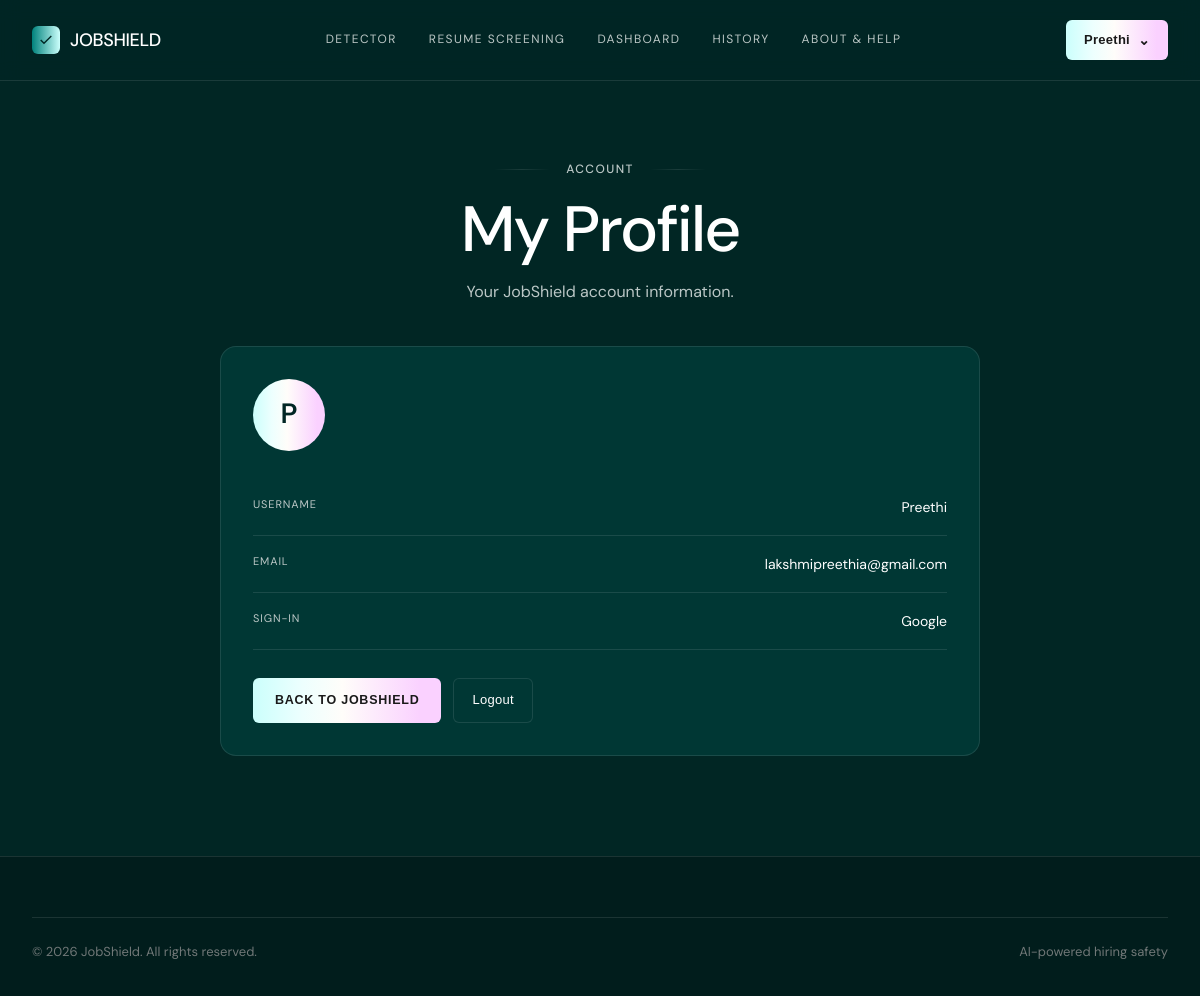
Screenshot of /profile (signed in) with the database file from the repository.
### models.py (models this page shows, shortened)
class User(UserMixin, db.Model):
    __tablename__ = "users"
    id = db.Column(db.Integer, primary_key=True)
    email = db.Column(db.String(255), unique=True, nullable=False, index=True)
    username = db.Column(db.String(80), unique=True, nullable=True, index=True)
    password_hash = db.Column(db.String(255), nullable=True)
    google_id = db.Column(db.String(255), unique=True, nullable=True, index=True)
    needs_username = db.Column(db.Boolean, default=False, nullable=False)
    is_admin = db.Column(db.Boolean, default=False, nullable=False)
    created_at = db.Column(db.DateTime, default=datetime.utcnow, nullable=False)
    scans = db.relationship("Scan", backref="user", lazy=True, cascade="all, delete-orphan")

### app.py (the view)
@app.route("/profile")
@login_required
def profile():
    return render_template("profile.html", title="My Profile", active="profile")

### models.py (called while the page is built)
@login_manager.user_loader
def load_user(user_id):
    try:
        return db.session.get(User, int(user_id))
    except (TypeError, ValueError):
        return None

### templates/profile.html
{% extends "base.html" %}
{% block content %}
<main class="page">
  <div class="wrap">
    <div class="page-head">
      <div class="eyebrow">Account</div>
      <h1>My Profile</h1>
      <p>Your JobShield account information.</p>
    </div>
    <section class="panel profile-panel">
      <div class="profile-avatar">{{ (current_user.username or current_user.email[:1])[:1]|upper }}</div>
      <div class="profile-details">
        <div class="profile-row">
          <span class="profile-label">Username</span>
          <span>{{ current_user.username or 'Not set' }}</span>
        </div>
        <div class="profile-row">
          <span class="profile-label">Email</span>
          <span>{{ current_user.email }}</span>
        </div>
        <div class="profile-row">
          <span class="profile-label">Sign-in</span>
          <span>{{ 'Google' if current_user.google_id else 'Email & Password' }}</span>
        </div>
      </div>
      <div class="profile-actions">
        <a class="btn btn-primary" href="{{ url_for('main.home') }}">Back to JobShield</a>
        <a class="btn btn-nav" href="{{ url_for('auth.logout') }}">Logout</a>
      </div>
    </section>
  </div>
</main>
{% endblock %}

### templates/base.html (shortened to what this page needs)
<!doctype html>
<html lang="en">
<head>
  <link rel="stylesheet" href="{{ url_for('static', filename='css/style.css') }}">
</head>
<body>
<header class="nav">
  <div class="wrap">
    <a href="/" class="logo"><span class="mark"><svg viewBox="0 0 24 24" fill="none" stroke="#012624" stroke-width="2"><path d="M4 12l5 5L20 6"/></svg></span>JOBSHIELD</a>
    <nav class="links">
      <a href="/detector" class="{{ 'active' if active=='detector' else '' }}">Detector</a>
      <a href="/resume-screening" class="{{ 'active' if active=='resume' else '' }}">Resume Screening</a>
      <a href="/dashboard" class="{{ 'active' if active=='dashboard' else '' }}">Dashboard</a>
      <a href="/history" class="{{ 'active' if active=='history' else '' }}">History</a>
      <a href="/about-help" class="{{ 'active' if active=='help' else '' }}">About &amp; Help</a>
    </nav>
    {% if current_user.is_authenticated %}
      <div class="account-menu">
        <button type="button" class="btn btn-nav account-trigger" aria-expanded="false" aria-haspopup="true">
          {{ current_user.username or 'Account' }} <span class="account-chevron">⌄</span>
        </button>
      </div>
    {% else %}
      <a href="{{ url_for('auth.login') }}" class="btn btn-nav btn-nav-gradient">Get Started</a>
    {% endif %}
  </div>
</header>
{% block content %}{% endblock %}
<footer><div class="wrap"><div class="footer-bottom"><span>© 2026 JobShield. All rights reserved.</span><span>AI-powered hiring safety</span></div></div></footer>
</body>
</html>

### static/css/style.css (style rules this page uses)
:root { --liquid-abyss:#012624; --liquid-deep:#011d1c; --liquid-kelp:#003734; --liquid-mist:#edfffe; --platinum:#ffffff; --silver-mist:#bbc7c6; --ash:#f2f2f2; --slate-deep:#707777; --lavender:#fde9ff; --gradient-aurora:linear-gradient(90deg,rgb(203,255,252) 0%,rgb(237,255,254) 26.25%,rgb(255,253,250) 47.57%,rgb(250,209,255) 88.96%); --gradient-bio:linear-gradient(90deg,rgb(0,130,124) 0%,rgb(203,255,252) 100%); --hairline:rgba(255,255,255,.1); --font-display:'DM Sans',ui-sans-serif,system-ui,-apple-system,sans-serif; --font-ui:Arial,ui-sans-serif,system-ui,sans-serif; }
* { box-sizing:border-box;margin:0;padding:0 }
html { scroll-behavior:smooth }
body { background:var(--liquid-abyss); color:var(--platinum); font-family:var(--font-display); line-height:1.45; -webkit-font-smoothing:antialiased }
a { color:inherit;text-decoration:none }
button,input,textarea,select { font:inherit }
.wrap { max-width:1200px; margin:0 auto; padding:0 32px }
header.nav { position:sticky; top:0; z-index:50; background:rgba(1,38,36,.72); backdrop-filter:blur(10px); -webkit-backdrop-filter:blur(10px); border-bottom:1px solid var(--hairline) }
header.nav .wrap { height:80px; display:flex; align-items:center; justify-content:space-between }
.logo { display:flex; align-items:center; gap:10px; font-weight:500; font-size:18px; letter-spacing:-.02em }
.logo .mark { width:28px; height:28px; border-radius:6px; background:var(--gradient-bio); display:flex; align-items:center; justify-content:center }
.logo .mark svg { width:16px; height:16px }
nav.links { display:flex; align-items:center; gap:32px }
nav.links a { font-weight:400; font-size:12px; letter-spacing:.12em; text-transform:uppercase; color:var(--silver-mist); transition:color .15s ease }
.btn { font-family:var(--font-ui); font-size:14px; letter-spacing:.02em; display:inline-flex; align-items:center; justify-content:center; gap:8px; cursor:pointer; border:none; white-space:nowrap }
.btn-primary { background:var(--gradient-aurora); color:#1a1a1a; font-weight:600; text-transform:uppercase; font-size:12.5px; letter-spacing:.06em; padding:13px 22px; border-radius:6px }
.btn-nav { background:var(--liquid-kelp); color:var(--platinum); padding:10px 18px; border-radius:6px; font-size:13px; border:1px solid var(--hairline) }
.page { padding:80px 0 100px; min-height:calc(100vh - 80px) }
.page-head { max-width:760px; margin:0 auto 42px; text-align:center }
.eyebrow { display:flex; align-items:center; justify-content:center; gap:16px; font-weight:500; font-size:12px; letter-spacing:.12em; text-transform:uppercase; color:var(--silver-mist); margin-bottom:20px }
.eyebrow:before, .eyebrow:after { content:""; height:1px; width:56px; background:linear-gradient( 90deg, transparent, var(--hairline), transparent ) }
.page-head h1 { font-size:clamp(40px,6vw,64px); font-weight:500; letter-spacing:-.03em; line-height:1; margin-bottom:18px }
.page-head p { color:var(--silver-mist); font-size:16px }
.panel { background:var(--liquid-kelp); border:1px solid var(--hairline); border-radius:16px; padding:32px }
footer { background:var(--liquid-deep); padding:60px 0 35px; margin-top:0; border-top:1px solid var(--hairline) }
.footer-bottom { display:flex; justify-content:space-between; align-items:center; border-top:1px solid var(--hairline); padding-top:25px; font-size:13px; color:var(--slate-deep) }
.account-menu { position:relative }
.account-trigger { background:var(--gradient-aurora); color:#1a1a1a; font-weight:600; border:0; min-height:40px; box-shadow:0 0 0 1px rgba(255,255,255,.08) inset }
.account-chevron { font-size:14px; line-height:1; transition:transform .15s ease }
.profile-panel { max-width:760px; margin:0 auto }
.profile-avatar { width:72px; height:72px; border-radius:50%; display:flex; align-items:center; justify-content:center; background:var(--gradient-aurora); color:#012624; font-size:28px; font-weight:600; margin-bottom:28px }
.profile-details { display:grid; gap:0 }
.profile-row { display:flex; justify-content:space-between; gap:24px; padding:18px 0; border-bottom:1px solid var(--hairline); color:var(--platinum); font-size:14px }
.profile-label { color:var(--silver-mist); text-transform:uppercase; letter-spacing:.08em; font-size:11px }
.profile-actions { display:flex; gap:12px; flex-wrap:wrap; margin-top:28px }

### rows the page displays
User: username "Preethi", username "P", email "lakshmipreethia@gmail.com"

### other values shown
{{ 'Google' if current_user.google_id else 'Email & Password' }} "Google"
